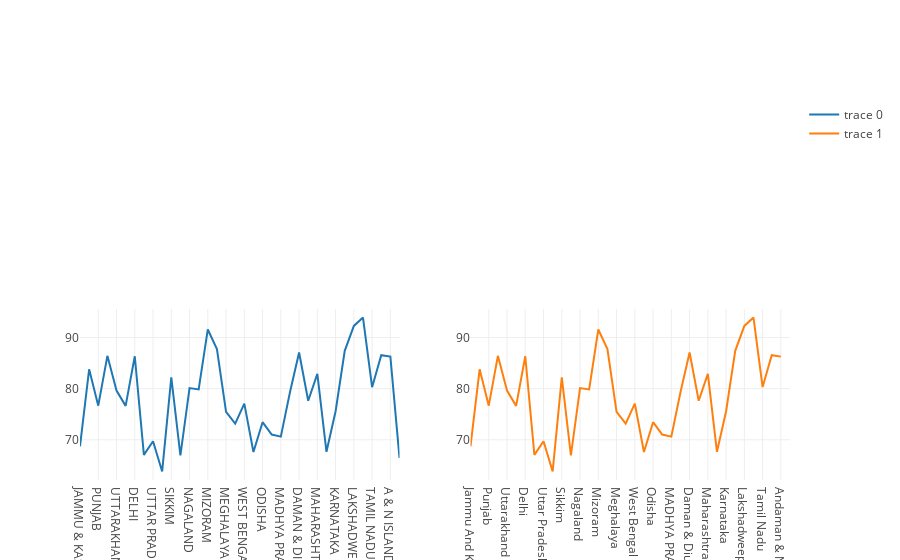

Notebook source saved alongside this figure:
### Code cell
trace1 = go.Scatter(
      x = df_ele.STATNAME,
      y = df_ele.OVERALL_LI,
)

trace2 = go.Scatter(
    x=df_sec.statname,
    y=df_sec.literacy_rate,
    xaxis='x2',
    yaxis='y2'
)
data = [trace1, trace2]
layout = go.Layout(
    xaxis=dict(
        domain=[0, 0.45],
    ),
    yaxis=dict(
        domain=[0, 0.45]
    ),
    xaxis2=dict(
        domain=[0.55, 1]
    ),
    yaxis2=dict(
        domain=[0, 0.45],
        anchor='x2'
    )
)
fig = go.Figure(data=data, layout=layout)
iplot(fig)

### Figure 1 — Plotly figure (JSON) as saved in the notebook; plotly's stock layout.template omitted (floating-point values rounded to 4 significant figures)
{"data": [{"type": "scatter", "uid": "7a348c1c-d317-4e92-bc42-118d7e441c66", "x": ["JAMMU & KASHMIR", "HIMACHAL PRADESH", "PUNJAB", "CHANDIGARH", "UTTARAKHAND", "HARYANA", "DELHI", "RAJASTHAN", "UTTAR PRADESH", "BIHAR", "SIKKIM", "ARUNACHAL PRADESH", "NAGALAND", "MANIPUR", "MIZORAM", "TRIPURA", "MEGHALAYA", "ASSAM", "WEST BENGAL", "JHARKHAND", "ODISHA", "CHHATTISGARH", "MADHYA PRADESH", "GUJARAT", "DAMAN & DIU", "DADRA & NAGAR HAVELI", "MAHARASHTRA", "ANDHRA PRADESH", "KARNATAKA", "GOA", "LAKSHADWEEP", "KERALA", "TAMIL NADU", "PUDUCHERRY", "A & N ISLANDS", "TELANGANA"], "y": [68.74, 83.78, 76.68, 86.43, 79.63, 76.64, 86.34, 67.06, 69.72, 63.82, 82.2, 66.95, 80.11, 79.85, 91.58, 87.75, 75.48, 73.18, 77.08, 67.63, 73.45, 71.04, 70.63, 79.31, 87.07, 77.65, 82.91, 67.66, 75.6, 87.4, 92.28, 93.91, 80.3, 86.55, 86.27, 66.46]}, {"type": "scatter", "uid": "be40e4a4-4e13-44aa-87fa-61f89beae8ab", "x": ["Jammu And Kashmir", "Himachal Pradesh", "Punjab", "Chandigarh", "Uttarakhand", "Haryana", "Delhi                         ", "Rajasthan                     ", "Uttar Pradesh", "Bihar", "Sikkim", "Arunachal Pradesh", "Nagaland", "Manipur", "Mizoram                       ", "Tripura", "Meghalaya                     ", "Assam", "West Bengal                   ", "Jharkhand", "Odisha", "Chhattisgarh", "MADHYA PRADESH", "Gujarat", "Daman & Diu                   ", "Dadra & Nagar Haveli          ", "Maharashtra", "Andhra Pradesh                ", "Karnataka", "Goa                           ", "Lakshadweep                   ", "Kerala", "Tamil Nadu", "Puducherry", "Andaman & Nicobar Islands     ", "Telangana"], "xaxis": "x2", "y": [68.74, 83.78, 76.68, 86.43, 79.63, 76.64, 86.34, 67.06, 69.72, 63.82, 82.2, 66.95, 80.11, 79.85, 91.58, 87.75, 75.48, 73.18, 77.08, 67.63, 73.45, 71.04, 70.63, 79.31, 87.07, 77.65, 82.91, 67.66, 75.6, 87.4, 92.28, 93.91, 80.33, 86.55, 86.27, null], "yaxis": "y2"}], "layout": {"xaxis": {"domain": [0, 0.45]}, "xaxis2": {"domain": [0.55, 1]}, "yaxis": {"domain": [0, 0.45]}, "yaxis2": {"anchor": "x2", "domain": [0, 0.45]}}}
